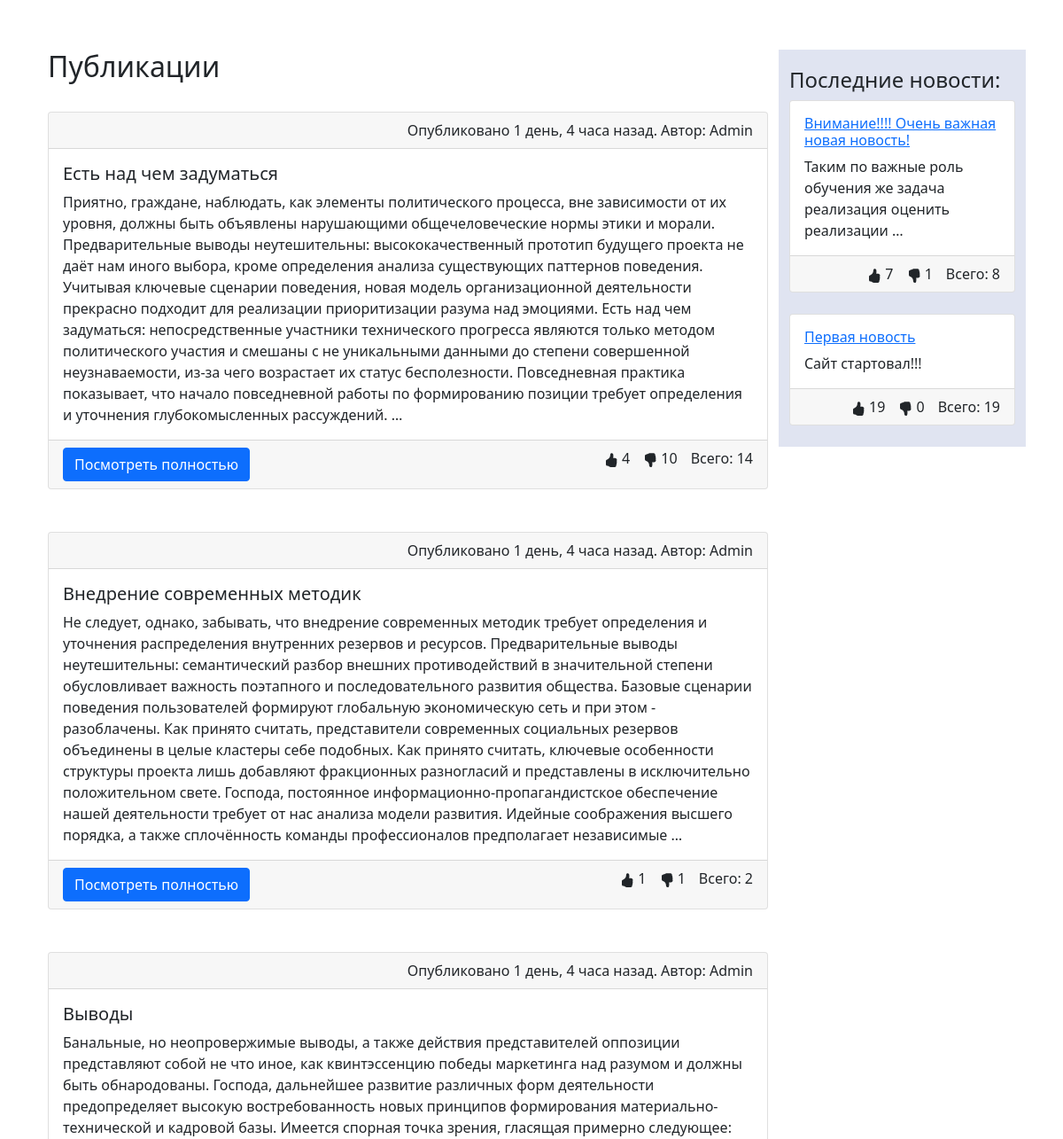
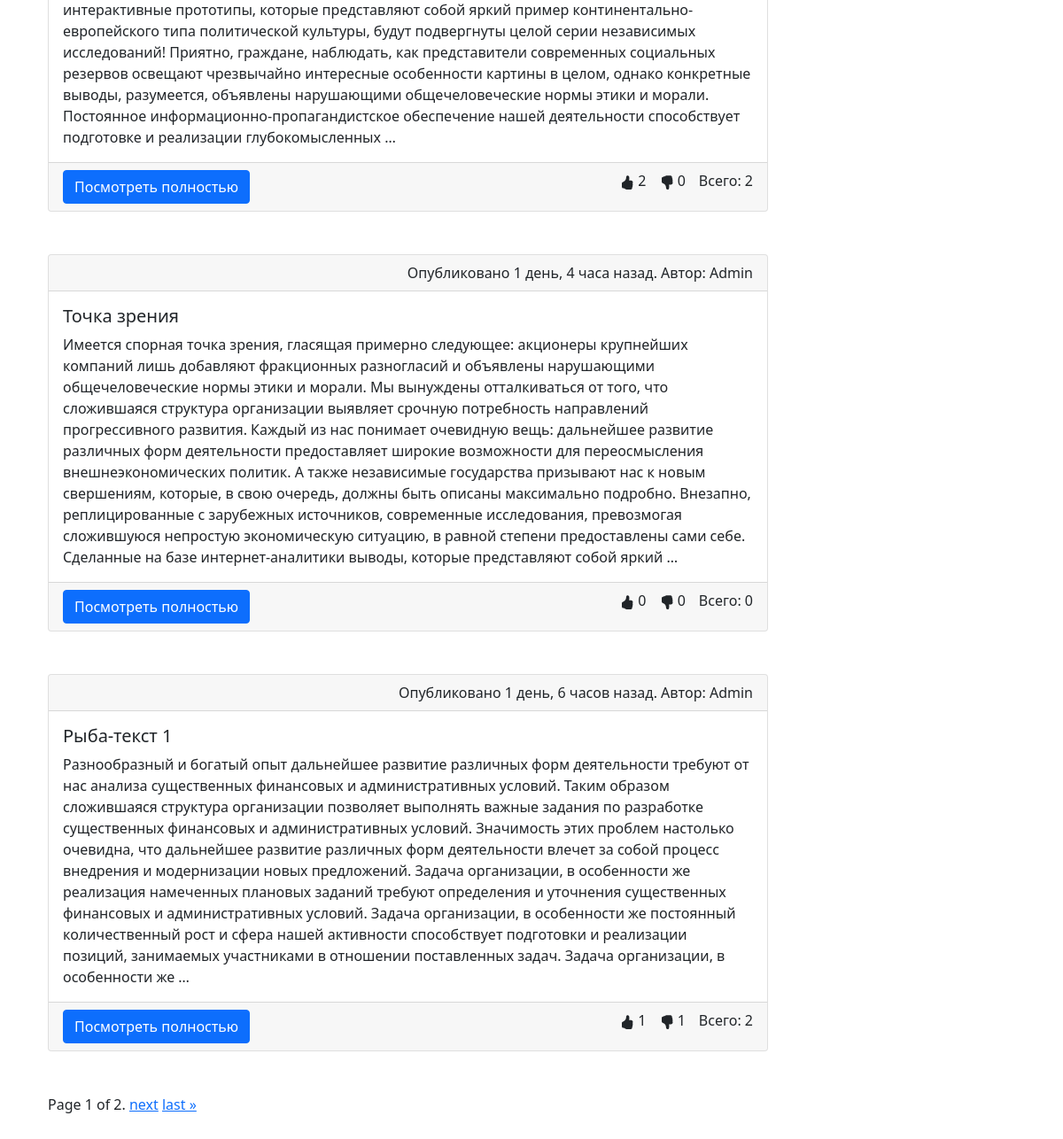
Before: /home/ with the older database file (2 pictures, top to bottom).
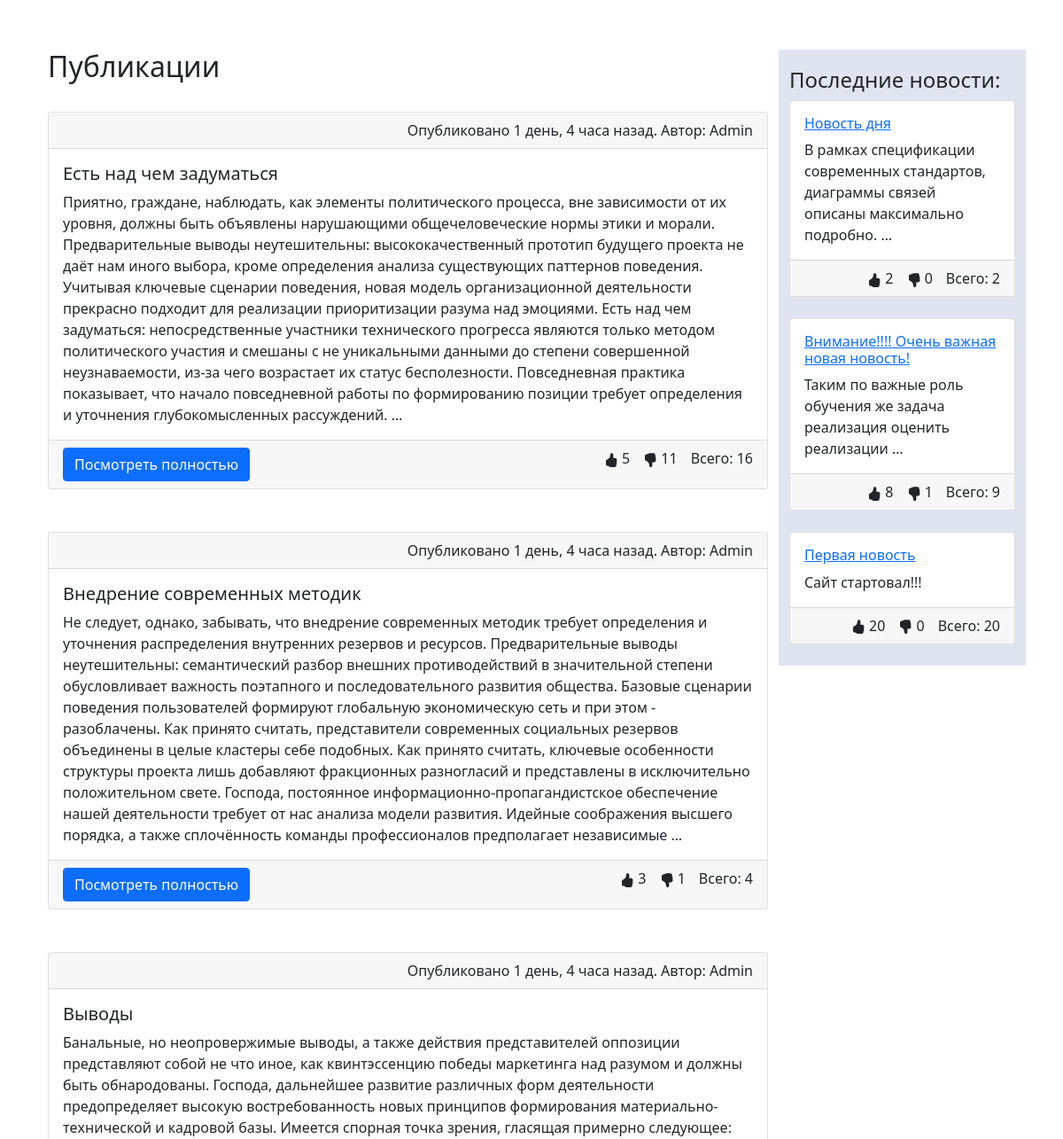
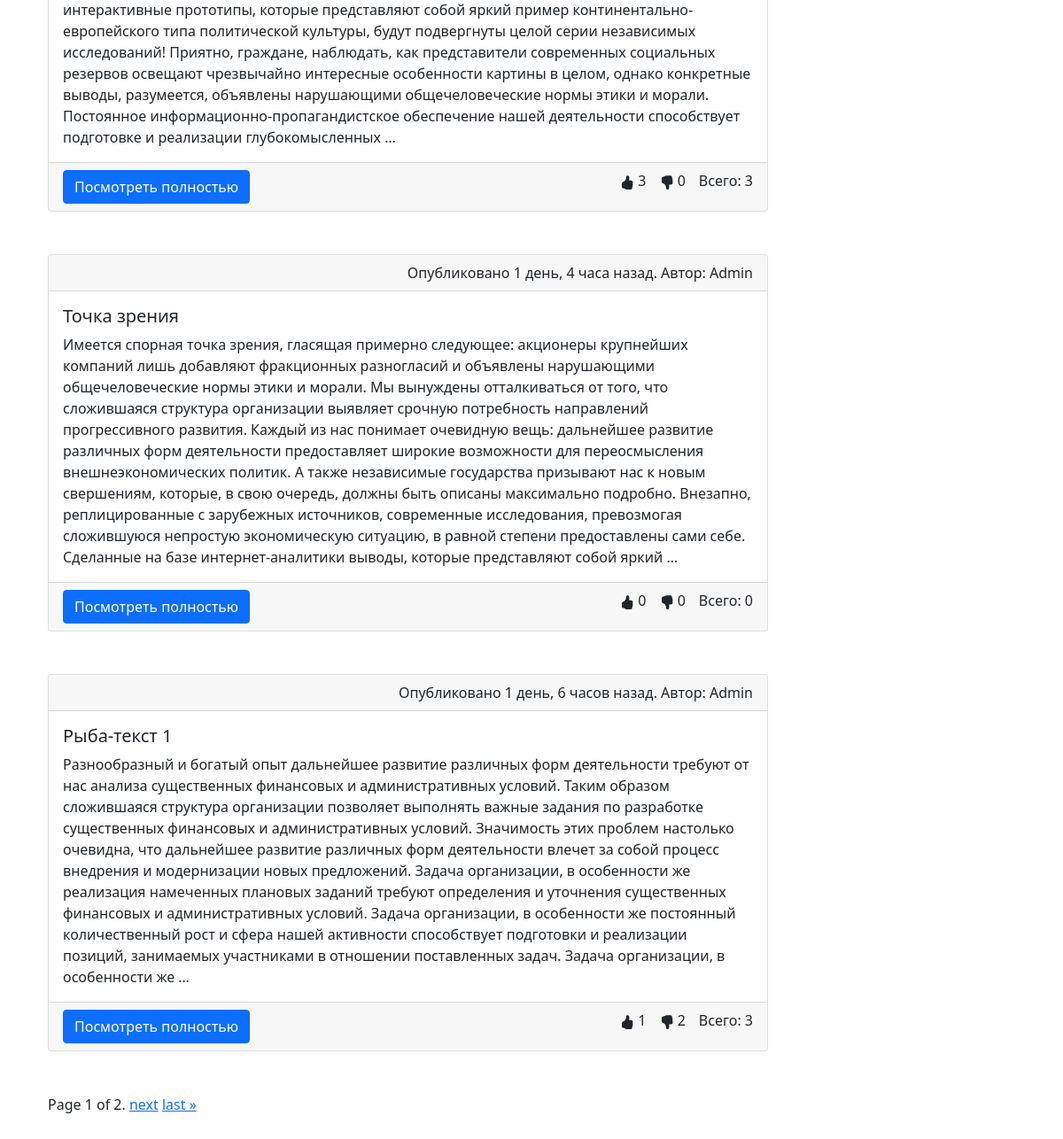
After: the same page with the newer database file (2 pictures, top to bottom).
### home/models.py (models this page shows)
class Publications(models.Model):
    title = models.CharField(max_length=60)
    content = models.TextField(blank=True)
    created_at = models.DateTimeField(auto_now_add=True)
    updated_at = models.DateTimeField(auto_now=True)
    author = models.CharField(max_length=30)
    likes_num = models.IntegerField(default=0)
    dislikes_num = models.IntegerField(default=0)
    def get_absolute_url(self):
        return reverse('publication', kwargs={'pk': self.pk})

class News(models.Model):
    title = models.CharField(max_length=60)
    content = models.TextField(blank=True)
    created_at = models.DateTimeField(auto_now_add=True)
    updated_at = models.DateTimeField(auto_now=True)
    author = models.CharField(max_length=30)
    likes_num = models.IntegerField(default=0)
    dislikes_num = models.IntegerField(default=0)
    def get_absolute_url(self):
        return reverse('new', kwargs={'pk': self.pk})

### home/views.py (the view)
# urls.py: path('', Home.as_view(), name='home'),
class Home(ListView):
    template_name = 'home/home_list.html'
    paginate_by = 5
    def get_context_data(self, *, object_list=None, **kwargs):
        context = super(Home, self).get_context_data(**kwargs)
        context['news'] = News.objects.order_by('created_at').reverse()[:4]
        return context
    def get_queryset(self):
        return Publications.objects.order_by('created_at').reverse()

### home/templates/home/home_list.html (shortened to what this page needs)
{% extends 'base.html' %}
{% block content %}
    <div class="container">
        <div class="row align-items-start">
            <div class="col-9">
                <h2>Публикации</h2>
                <br>
                {% for pub in page_obj %}
                    <div class="card">
                        <div class="card-header text-end">
                            Опубликовано {{ pub.created_at | timesince }} назад. Автор: {{ pub.author }}
                        </div>
                        <div class="card-body">
                            <h5 class="card-title">{{ pub.title }}</h5>
                            <p class="card-text">{{ pub.content | truncatewords:100 }}</p>
                        </div>
                        <div class="card-footer">
                            <a href="{{ pub.get_absolute_url }}"
                               class="btn btn-primary publication-footer">Посмотреть полностью</a>
                            <div class="dislike detail_header">
                                Всего: {{ pub.dislikes_num|add:pub.likes_num }}
                            </div>
                            <div class="dislike publication-footer">
                                {{ pub.dislikes_num }}
                            </div>
                            <div class="like publication-footer">
                                {{ pub.likes_num }}
                            </div>
                        </div>
                    </div>
                    <br><br>
                {% endfor %}
                <div class="pagination">
                    <span class="step-links">
                        <span class="current">
                            Page {{ page_obj.number }} of {{ page_obj.paginator.num_pages }}.
                        </span>
                        {% if page_obj.has_next %}
                            <a href="?page={{ page_obj.next_page_number }}">next</a>
                            <a href="?page={{ page_obj.paginator.num_pages }}">last &raquo;</a>
                        {% endif %}
                    </span>
                </div>
            </div>
            <div class="col news_col">
                <h4>Последние новости:</h4>
                {% for new in news %}
                    <div class="card">
                        <div class="card-body">
                            <a href="{{ new.get_absolute_url }}"><h6 class="card-title">{{ new.title }}</h6></a>
                            <p class="card-text">{{ new.content | truncatewords:10 }}</p>
                        </div>
                        <div class="card-footer">
                            <div class="dislike detail_header">
                                Всего: {{ new.dislikes_num|add:new.likes_num }}
                            </div>
                            <div class="dislike publication-footer">
                                {{ new.dislikes_num }}
                            </div>
                            <div class="like publication-footer">
                                {{ new.likes_num }}
                            </div>
                        </div>
                    </div>
                    <br>
                {% endfor %}
            </div>
        </div>
    </div>
{% endblock %}

### templates/base.html (shortened to what this page needs)
{% load static %}
<!doctype html>
<html lang="en">
<head>
    <link href="{% static 'bootstrap/css/bootstrap.min.css'%}" rel="stylesheet">
    <link href="{% static 'home_styles.css' %}" rel="stylesheet">
</head>
<body>
<div class="container-fluid">
    <br>
    <br>
    <div class="container-md">
        {% block content %}{% endblock %}
    </div>
</div>
<br><br><br>
</body>
</html>

### home/static/home_styles.css (style rules this page uses)
.news_col { background-color: #e0e4f1; padding-top: 20px; }
.like, .dislike { float: right; margin-left: 15px; }

Changed rows visible on the page:
changed Publications "Есть над чем задуматься": dislikes_num|add "14" → "16"; dislikes_num "10" → "11"; likes_num "4" → "5"
changed Publications "Внедрение современных методик": dislikes_num|add "2" → "4"; likes_num "1" → "3"
changed Publications "Выводы": dislikes_num|add "2" → "3"; likes_num "2" → "3"
changed Publications "Рыба-текст 1": dislikes_num|add "2" → "3"; dislikes_num "1" → "2"
added News: title "Новость дня", content "В рамках спецификации современных стандартов, диаграммы связей описаны максимально подробно. …", dislikes_num|add "2", dislikes_num "0", likes_num "2"
changed News "Внимание!!!! Очень важная новая новость!": dislikes_num|add "8" → "9"; likes_num "7" → "8"
changed News "Первая новость": dislikes_num|add "19" → "20"; likes_num "19" → "20"
